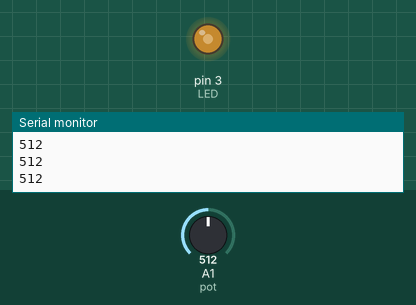
This sketch was run on a simulated Arduino Uno, built with avr-gcc and run on an emulated ATmega328P. Parts: output pins drawn as LEDs (lit = HIGH), the last lines printed to the serial monitor. Inputs (shaded band) come from the test bench; at power-on: A1 (pot) = 512.

Above: at 1.2 s.
1.3 s: A1 (pot) set to 716
At 2.3 s:
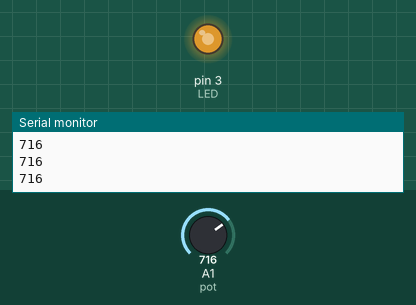
2.8 s: A1 (pot) set to 900
At 3.6 s:
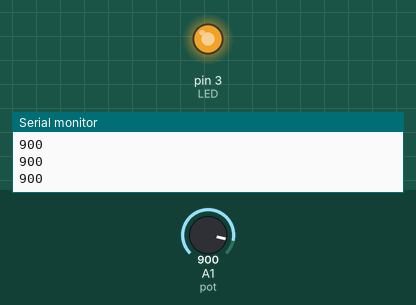
4.3 s: A1 (pot) set to 122
At 4.6 s:
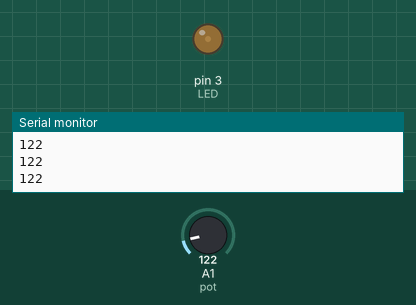
5.8 s: A1 (pot) set to 0
At 7.0 s:
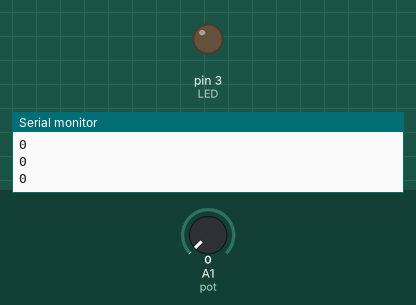
7.3 s: A1 (pot) set to 511
At 8.1 s:
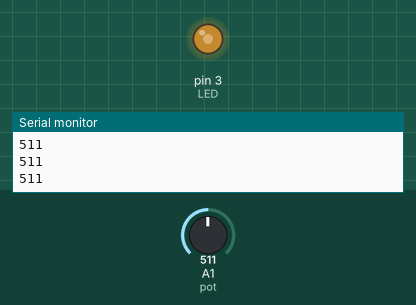
Timing chart, 0 to 9.8 s (numbered marks = the images above; inputs shaded):
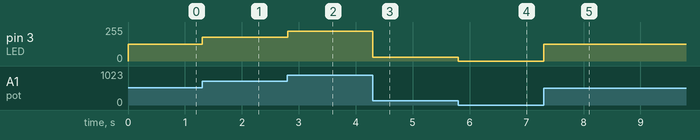

Measured:
- after the input at 1.3 s, pin 3 (LED): 127/255 → 178/255 at once
- after the input at 2.8 s, pin 3 (LED): 178/255 → 224/255 at once
- after the input at 4.3 s, pin 3 (LED): 224/255 → 30/255 at once
- after the input at 5.8 s, pin 3 (LED): 30/255 → 0/255 at once
- after the input at 7.3 s, pin 3 (LED): 0/255 → 127/255 at once

The sketch:

Potentionmeter.ino
```cpp
const int pot = A1;
const int LED = 3;

void setup() {
  // put your setup code here, to run once:
  pinMode(LED, OUTPUT);
  Serial.begin(9600);
}

void loop() {
  // put your main code here, to run repeatedly:
  int potValue = analogRead(pot);
  int ledValue = map(potValue, 0, 1023, 0, 255);
  analogWrite(LED, ledValue);
  Serial.println(potValue);

}
```
